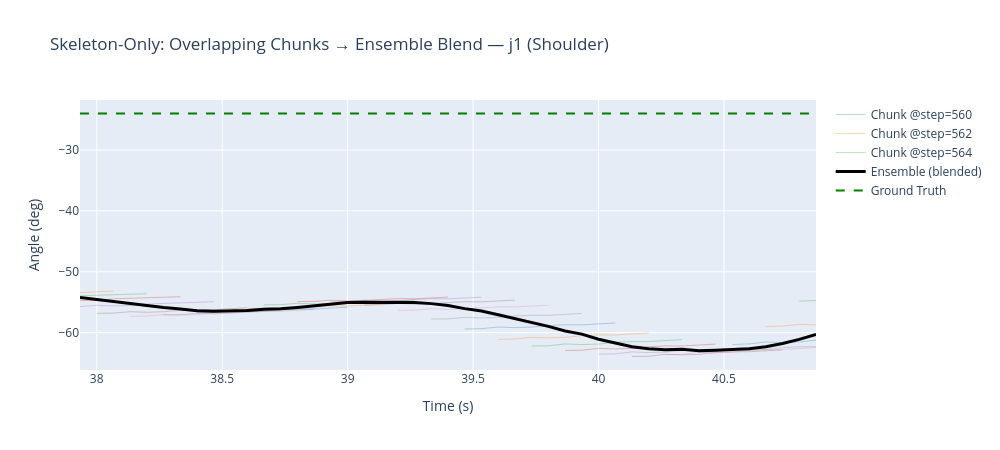

The code cell stored with this chart in its notebook:
### Markdown cell above
## 5. Visualize Overlapping Chunks

Show how individual prediction chunks overlap and how the ensemble blends them.

### Code cell
JOINT_IDX = 1  # shoulder
raw_chunks = results['raw_chunks']
K = inference_config.prediction_stride_K

mid_step = len(ensemble_traj) // 2
window_start = max(0, mid_step - 22)
window_end = min(len(ensemble_traj), mid_step + 23)

fig = go.Figure()

chunk_colors = ['rgba(31,119,180,0.3)', 'rgba(255,127,14,0.3)', 'rgba(44,160,44,0.3)',
                'rgba(214,39,40,0.3)', 'rgba(148,103,189,0.3)', 'rgba(140,86,75,0.3)',
                'rgba(227,119,194,0.3)', 'rgba(127,127,127,0.3)']

chunks_plotted = 0
for step, chunk in raw_chunks:
    chunk_start = step
    chunk_end = step + T_out
    if chunk_end < window_start or chunk_start > window_end:
        continue

    t = np.arange(step, step + T_out) / 15.0
    mask = (np.arange(step, step + T_out) >= window_start) & (np.arange(step, step + T_out) < window_end)
    if not mask.any():
        continue

    color = chunk_colors[chunks_plotted % len(chunk_colors)]
    fig.add_trace(go.Scatter(
        x=t[mask], y=np.degrees(chunk[mask, JOINT_IDX]),
        mode='lines', line=dict(color=color, width=1),
        name=f'Chunk @step={step}' if chunks_plotted < 3 else None,
        showlegend=(chunks_plotted < 3),
    ))
    chunks_plotted += 1

t_ensemble = np.arange(window_start, min(window_end, len(ensemble_traj))) / 15.0
fig.add_trace(go.Scatter(
    x=t_ensemble, y=np.degrees(ensemble_traj[window_start:window_end, JOINT_IDX]),
    mode='lines', line=dict(color='black', width=3),
    name='Ensemble (blended)',
))

fig.add_trace(go.Scatter(
    x=t_ensemble, y=np.degrees(gt_traj[window_start:window_end, JOINT_IDX]),
    mode='lines', line=dict(color='green', width=2, dash='dash'),
    name='Ground Truth',
))

fig.update_layout(
    title=f'Skeleton-Only: Overlapping Chunks → Ensemble Blend — {joint_names[JOINT_IDX]}',
    xaxis_title='Time (s)', yaxis_title='Angle (deg)',
    height=450, width=1000,
)
fig.show()
print(f'Showing {chunks_plotted} overlapping chunks in the window')

### Figure 1 — Plotly figure (JSON) as saved in the notebook; plotly's stock layout.template omitted (floating-point values rounded to 4 significant figures)
{"data": [{"line": {"color": "rgba(31,119,180,0.3)", "width": 1}, "mode": "lines", "name": "Chunk @step=560", "showlegend": true, "type": "scatter", "x": [37.93], "y": [-53.19]}, {"line": {"color": "rgba(255,127,14,0.3)", "width": 1}, "mode": "lines", "name": "Chunk @step=562", "showlegend": true, "type": "scatter", "x": [37.93, 38, 38.07], "y": [-53.42, -53.28, -53.17]}, {"line": {"color": "rgba(44,160,44,0.3)", "width": 1}, "mode": "lines", "name": "Chunk @step=564", "showlegend": true, "type": "scatter", "x": [37.93, 38, 38.07, 38.13, 38.2], "y": [-53.94, -53.85, -53.87, -53.73, -53.61]}, {"line": {"color": "rgba(214,39,40,0.3)", "width": 1}, "mode": "lines", "showlegend": false, "type": "scatter", "x": [37.93, 38, 38.07, 38.13, 38.2, 38.27, 38.33], "y": [-54.75, -54.67, -54.45, -54.35, -54.37, -54.22, -54.1]}, {"line": {"color": "rgba(148,103,189,0.3)", "width": 1}, "mode": "lines", "showlegend": false, "type": "scatter", "x": [37.93, 38, 38.07, 38.13, 38.2, 38.27, 38.33, 38.4, 38.47], "y": [-55.72, -55.51, -55.61, -55.53, -55.3, -55.2, -55.21, -55.06, -54.92]}, {"line": {"color": "rgba(140,86,75,0.3)", "width": 1}, "mode": "lines", "showlegend": false, "type": "scatter", "x": [38, 38.07, 38.13, 38.2, 38.27, 38.33, 38.4, 38.47, 38.53, 38.6], "y": [-56.83, -56.79, -56.56, -56.65, -56.57, -56.32, -56.21, -56.22, -56.06, -55.92]}, {"line": {"color": "rgba(227,119,194,0.3)", "width": 1}, "mode": "lines", "showlegend": false, "type": "scatter", "x": [38.13, 38.2, 38.27, 38.33, 38.4, 38.47, 38.53, 38.6, 38.67, 38.73], "y": [-57.32, -57.28, -57.04, -57.13, -57.04, -56.79, -56.68, -56.68, -56.52, -56.37]}, {"line": {"color": "rgba(127,127,127,0.3)", "width": 1}, "mode": "lines", "showlegend": false, "type": "scatter", "x": [38.27, 38.33, 38.4, 38.47, 38.53, 38.6, 38.67, 38.73, 38.8, 38.87], "y": [-57.1, -57.05, -56.81, -56.91, -56.82, -56.57, -56.46, -56.47, -56.31, -56.16]}, {"line": {"color": "rgba(31,119,180,0.3)", "width": 1}, "mode": "lines", "showlegend": false, "type": "scatter", "x": [38.4, 38.47, 38.53, 38.6, 38.67, 38.73, 38.8, 38.87, 38.93, 39], "y": [-56.73, -56.69, -56.45, -56.55, -56.46, -56.23, -56.12, -56.13, -55.98, -55.83]}, {"line": {"color": "rgba(255,127,14,0.3)", "width": 1}, "mode": "lines", "showlegend": false, "type": "scatter", "x": [38.53, 38.6, 38.67, 38.73, 38.8, 38.87, 38.93, 39, 39.07, 39.13], "y": [-56.2, -56.16, -55.93, -56.03, -55.95, -55.72, -55.62, -55.63, -55.49, -55.34]}, {"line": {"color": "rgba(44,160,44,0.3)", "width": 1}, "mode": "lines", "showlegend": false, "type": "scatter", "x": [38.67, 38.73, 38.8, 38.87, 38.93, 39, 39.07, 39.13, 39.2, 39.27], "y": [-55.43, -55.4, -55.18, -55.29, -55.21, -55.0, -54.9, -54.92, -54.78, -54.65]}, {"line": {"color": "rgba(214,39,40,0.3)", "width": 1}, "mode": "lines", "showlegend": false, "type": "scatter", "x": [38.8, 38.87, 38.93, 39, 39.07, 39.13, 39.2, 39.27, 39.33, 39.4], "y": [-54.91, -54.88, -54.68, -54.79, -54.7, -54.5, -54.41, -54.43, -54.29, -54.17]}, {"line": {"color": "rgba(148,103,189,0.3)", "width": 1}, "mode": "lines", "showlegend": false, "type": "scatter", "x": [38.93, 39, 39.07, 39.13, 39.2, 39.27, 39.33, 39.4, 39.47, 39.53], "y": [-54.93, -54.9, -54.7, -54.8, -54.72, -54.52, -54.42, -54.44, -54.31, -54.18]}, {"line": {"color": "rgba(140,86,75,0.3)", "width": 1}, "mode": "lines", "showlegend": false, "type": "scatter", "x": [39.07, 39.13, 39.2, 39.27, 39.33, 39.4, 39.47, 39.53, 39.6, 39.67], "y": [-55.46, -55.42, -55.21, -55.31, -55.22, -55.01, -54.91, -54.93, -54.79, -54.66]}, {"line": {"color": "rgba(227,119,194,0.3)", "width": 1}, "mode": "lines", "showlegend": false, "type": "scatter", "x": [39.2, 39.27, 39.33, 39.4, 39.47, 39.53, 39.6, 39.67, 39.73, 39.8], "y": [-56.34, -56.3, -56.08, -56.18, -56.09, -55.87, -55.76, -55.78, -55.63, -55.49]}, {"line": {"color": "rgba(127,127,127,0.3)", "width": 1}, "mode": "lines", "showlegend": false, "type": "scatter", "x": [39.33, 39.4, 39.47, 39.53, 39.6, 39.67, 39.73, 39.8, 39.87, 39.93], "y": [-57.78, -57.74, -57.49, -57.59, -57.5, -57.26, -57.15, -57.16, -57.0, -56.86]}, {"line": {"color": "rgba(31,119,180,0.3)", "width": 1}, "mode": "lines", "showlegend": false, "type": "scatter", "x": [39.47, 39.53, 39.6, 39.67, 39.73, 39.8, 39.87, 39.93, 40, 40.07], "y": [-59.39, -59.35, -59.08, -59.18, -59.09, -58.83, -58.71, -58.73, -58.56, -58.41]}, {"line": {"color": "rgba(255,127,14,0.3)", "width": 1}, "mode": "lines", "showlegend": false, "type": "scatter", "x": [39.6, 39.67, 39.73, 39.8, 39.87, 39.93, 40, 40.07, 40.13, 40.2], "y": [-61.1, -61.06, -60.76, -60.86, -60.77, -60.5, -60.38, -60.39, -60.22, -60.07]}, {"line": {"color": "rgba(44,160,44,0.3)", "width": 1}, "mode": "lines", "showlegend": false, "type": "scatter", "x": [39.73, 39.8, 39.87, 39.93, 40, 40.07, 40.13, 40.2, 40.27, 40.33], "y": [-62.2, -62.16, -61.86, -61.96, -61.88, -61.59, -61.47, -61.47, -61.31, -61.16]}, {"line": {"color": "rgba(214,39,40,0.3)", "width": 1}, "mode": "lines", "showlegend": false, "type": "scatter", "x": [39.87, 39.93, 40, 40.07, 40.13, 40.2, 40.27, 40.33, 40.4, 40.47], "y": [-62.93, -62.89, -62.58, -62.68, -62.6, -62.31, -62.19, -62.19, -62.03, -61.88]}, {"line": {"color": "rgba(148,103,189,0.3)", "width": 1}, "mode": "lines", "showlegend": false, "type": "scatter", "x": [40, 40.07, 40.13, 40.2, 40.27, 40.33, 40.4, 40.47, 40.53, 40.6], "y": [-63.52, -63.49, -63.17, -63.27, -63.2, -62.9, -62.79, -62.78, -62.63, -62.48]}, {"line": {"color": "rgba(140,86,75,0.3)", "width": 1}, "mode": "lines", "showlegend": false, "type": "scatter", "x": [40.13, 40.2, 40.27, 40.33, 40.4, 40.47, 40.53, 40.6, 40.67, 40.73], "y": [-63.92, -63.88, -63.55, -63.65, -63.58, -63.27, -63.16, -63.14, -62.99, -62.84]}, {"line": {"color": "rgba(227,119,194,0.3)", "width": 1}, "mode": "lines", "showlegend": false, "type": "scatter", "x": [40.27, 40.33, 40.4, 40.47, 40.53, 40.6, 40.67, 40.73, 40.8, 40.87], "y": [-63.64, -63.57, -63.23, -63.32, -63.22, -62.92, -62.78, -62.78, -62.61, -62.45]}, {"line": {"color": "rgba(127,127,127,0.3)", "width": 1}, "mode": "lines", "showlegend": false, "type": "scatter", "x": [40.4, 40.47, 40.53, 40.6, 40.67, 40.73, 40.8, 40.87], "y": [-63.21, -63.13, -62.78, -62.87, -62.76, -62.46, -62.31, -62.31]}, {"line": {"color": "rgba(31,119,180,0.3)", "width": 1}, "mode": "lines", "showlegend": false, "type": "scatter", "x": [40.53, 40.6, 40.67, 40.73, 40.8, 40.87], "y": [-61.95, -61.86, -61.54, -61.62, -61.51, -61.24]}, {"line": {"color": "rgba(255,127,14,0.3)", "width": 1}, "mode": "lines", "showlegend": false, "type": "scatter", "x": [40.67, 40.73, 40.8, 40.87], "y": [-59.01, -58.91, -58.65, -58.73]}, {"line": {"color": "rgba(44,160,44,0.3)", "width": 1}, "mode": "lines", "showlegend": false, "type": "scatter", "x": [40.8, 40.87], "y": [-54.82, -54.73]}, {"line": {"color": "black", "width": 3}, "mode": "lines", "name": "Ensemble (blended)", "type": "scatter", "x": [37.93, 38, 38.07, 38.13, 38.2, 38.27, 38.33, 38.4, 38.47, 38.53, 38.6, 38.67, 38.73, 38.8, 38.87, 38.93, 39, 39.07, 39.13, 39.2, 39.27, 39.33, 39.4, 39.47, 39.53, 39.6, 39.67, 39.73, 39.8, 39.87, 39.93, 40, 40.07, 40.13, 40.2, 40.27, 40.33, 40.4, 40.47, 40.53, 40.6, 40.67, 40.73, 40.8, 40.87], "y": [-54.23, -54.57, -54.81, -55.23, -55.48, -55.89, -56.12, -56.39, -56.48, -56.44, -56.38, -56.17, -56.09, -55.87, -55.62, -55.27, -55.06, -55.0, -55.0, -55.11, -55.06, -55.23, -55.54, -56.06, -56.44, -57.05, -57.65, -58.36, -58.97, -59.73, -60.25, -61.08, -61.64, -62.31, -62.66, -62.8, -62.72, -62.98, -62.89, -62.74, -62.65, -62.33, -61.79, -61.1, -60.31]}, {"line": {"color": "green", "dash": "dash", "width": 2}, "mode": "lines", "name": "Ground Truth", "type": "scatter", "x": [37.93, 38, 38.07, 38.13, 38.2, 38.27, 38.33, 38.4, 38.47, 38.53, 38.6, 38.67, 38.73, 38.8, 38.87, 38.93, 39, 39.07, 39.13, 39.2, 39.27, 39.33, 39.4, 39.47, 39.53, 39.6, 39.67, 39.73, 39.8, 39.87, 39.93, 40, 40.07, 40.13, 40.2, 40.27, 40.33, 40.4, 40.47, 40.53, 40.6, 40.67, 40.73, 40.8, 40.87], "y": [-24.01, -24.01, -24.01, -24.01, -24.01, -24.01, -24.01, -24.01, -24.0, -24.01, -24.01, -24.0, -24.0, -24.01, -24.01, -24.01, -24.0, -24.01, -24.01, -24.0, -24.01, -24.01, -24.01, -24.01, -24.01, -24.01, -24.01, -24.01, -24.01, -24.01, -24.01, -24.01, -24.01, -24.01, -24.01, -24.01, -24.01, -24.01, -24.01, -24.01, -24.01, -24.01, -24.01, -24.0, -24.0]}], "layout": {"height": 450, "title": {"text": "Skeleton-Only: Overlapping Chunks → Ensemble Blend — j1 (Shoulder)"}, "width": 1000, "xaxis": {"autorange": true, "range": [37.93, 40.87], "title": {"text": "Time (s)"}, "type": "linear"}, "yaxis": {"autorange": true, "range": [-66.14, -21.79], "title": {"text": "Angle (deg)"}, "type": "linear"}}}
